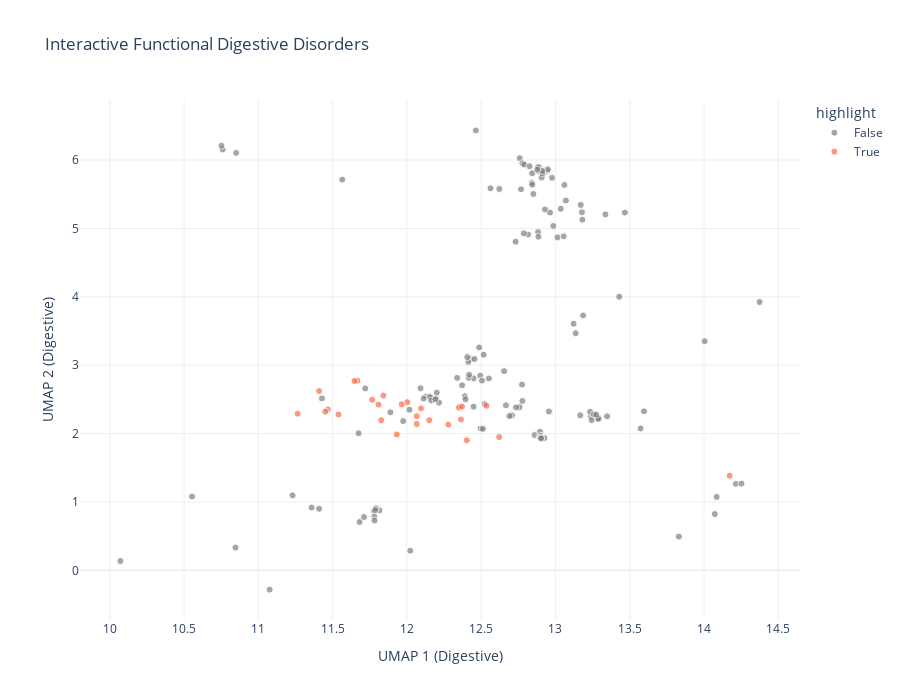

Notebook cell for this chart:
### Code cell
import plotly.express as px

# Add a column to differentiate "Noninfective" from other categories
local_embed_df['highlight'] = local_embed_df['category'] == 'Noninfective'

# Create the scatter plot
fig = px.scatter(
    local_embed_df,
    x='UMAP_1',
    y='UMAP_2',
    color='highlight',  # Highlight "Noninfective" points
    hover_data={'phenotype': True, 'category': True},  # Show phenotype and category on hover
    opacity=0.7,
    title="Interactive Functional Digestive Disorders",
    color_discrete_map={True: '#FB6D48', False: 'gray'},  # Highlight "Noninfective" in orange-red, others in gray
)

# Customize marker appearance
fig.update_traces(
    marker=dict(size=7, line=dict(width=1, color='white'))  # Set marker size and add a white border
)

# Customize layout
fig.update_layout(
    xaxis_title="UMAP 1 (Digestive)",
    yaxis_title="UMAP 2 (Digestive)",
    template="plotly_white",  # Clean white background
    height=700,  # Plot height
    width=900,   # Plot width
)

# Show the interactive plot
fig.show()

### Figure 1 — Plotly figure (JSON) as saved in the notebook; plotly's stock layout.template omitted (floating-point values rounded to 4 significant figures; data arrays with more than 128 entries replaced by an {"elided": "..."} marker saying what was removed)
{"data": [{"customdata": {"elided": "139x2 str values"}, "hovertemplate": "highlight=False<br>UMAP_1=%{x}<br>UMAP_2=%{y}<br>phenotype=%{customdata[0]}<br>category=%{customdata[1]}<extra></extra>", "legendgroup": "False", "marker": {"color": "gray", "line": {"color": "white", "width": 1}, "opacity": 0.7, "size": 7, "symbol": "circle"}, "mode": "markers", "name": "False", "orientation": "v", "showlegend": true, "type": "scatter", "x": {"elided": "139 float values"}, "xaxis": "x", "y": {"elided": "139 float values"}, "yaxis": "y"}, {"customdata": [["Inflammatory bowel disease and other gastroenteritis and colitis", "Noninfective"], ["Regional enteritis", "Noninfective"], ["Ulcerative colitis", "Noninfective"], ["Ulcerative colitis (chronic)", "Noninfective"], ["Ulceration of the lower GI tract", "Noninfective"], ["Ulceration of intestine", "Noninfective"], ["Angiodysplasia of intestine (without mention of hemorrhage)", "Noninfective"], ["Intestinal malabsorption (non-celiac)", "Noninfective"], ["Celiac disease", "Noninfective"], ["Noninfectious gastroenteritis", "Noninfective"], ["Ileostomy status", "Noninfective"], ["Intestinal obstruction without mention of hernia", "Noninfective"], ["Paralytic ileus", "Noninfective"], ["Impaction of intestine", "Noninfective"], ["Peritoneal or intestinal adhesions", "Noninfective"], ["Other intestinal obstruction", "Noninfective"], ["Symptoms involving digestive system", "Noninfective"], ["Diarrhea", "Noninfective"], ["Flatulence", "Noninfective"], ["Diverticulosis and diverticulitis", "Noninfective"], ["Diverticulosis", "Noninfective"], ["Diverticulitis", "Noninfective"], ["Constipation", "Noninfective"], ["Functional digestive disorders", "Noninfective"], ["Irritable Bowel Syndrome", "Noninfective"], ["Abnormal findings on exam of gastrointestinal tract/ abdominal area", "Noninfective"], ["Personal history of diseases of digestive system", "Noninfective"]], "hovertemplate": "highlight=True<br>UMAP_1=%{x}<br>UMAP_2=%{y}<br>phenotype=%{customdata[0]}<br>category=%{customdata[1]}<extra></extra>", "legendgroup": "True", "marker": {"color": "#FB6D48", "line": {"color": "white", "width": 1}, "opacity": 0.7, "size": 7, "symbol": "circle"}, "mode": "markers", "name": "True", "orientation": "v", "showlegend": true, "type": "scatter", "x": [11.84, 11.67, 12.0, 11.97, 12.09, 12.07, 12.4, 12.07, 11.77, 11.65, 11.93, 12.62, 11.83, 12.15, 12.36, 12.28, 11.41, 11.47, 11.45, 12.35, 12.35, 12.37, 11.54, 12.53, 11.81, 14.17, 11.26], "xaxis": "x", "y": [2.555, 2.775, 2.459, 2.428, 2.369, 2.253, 1.903, 2.14, 2.494, 2.769, 1.987, 1.948, 2.196, 2.195, 2.207, 2.132, 2.621, 2.353, 2.321, 2.393, 2.379, 2.395, 2.279, 2.407, 2.423, 1.384, 2.29], "yaxis": "y"}], "layout": {"height": 700, "legend": {"title": {"text": "highlight"}, "tracegroupgap": 0}, "title": {"text": "Interactive Functional Digestive Disorders"}, "width": 900, "xaxis": {"anchor": "y", "domain": [0, 1], "title": {"text": "UMAP 1 (Digestive)"}}, "yaxis": {"anchor": "x", "domain": [0, 1], "title": {"text": "UMAP 2 (Digestive)"}}}}
